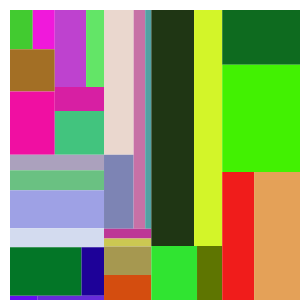
Frame 1 (no input)
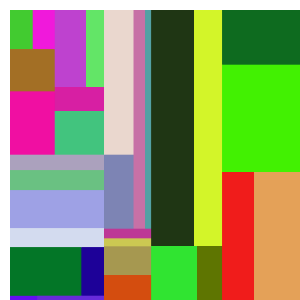
Frame 60 (no input)
Frame 120 (the mouse pressed at the canvas centre since frame 60): identical to frame 60, image omitted

The p5.js sketch that drew these frames (run headless with seeded random() and noise() and a simulated clock; from frame 60 on, the mouse is pressed at the canvas centre):

// p5.js sketch
// ── sketch.js
var Rects;


// 函数setup() ：准备阶段
function setup() 
{
	createCanvas(300,300);
	
	Rects = new Array();
	Rects[0] = 
		new rectangle(10,10,
			width-10,height-1,color(0,0,0));

	for(var i=0;i<5;i++)
	{
		Rects = evolveRects(Rects,200);
	}
	
}

// 函数draw()：作画阶段
function draw() {
	//fill(255,255,255,1);
	//rect(-10,-10,2*width,2*height);
	//drawCircle5(width/2,height/2,width*0.8);
	
	for(var i=0;i<Rects.length;i++)
	{
		Rects[i].draw();
	}
	print(Rects.length);
}

function evolveRects(R,minArea)
{
	RectsNew = new Array();
	print("R cnt:" + R.length);
	for(var i=0;i<R.length;i++)
	{
		var rvalue = random(0,1);
		var ratio = random(0.2,0.8);
		var a = R[i].area();
		if(a<minArea)
		{
			RectsNew.push(R[i]);
			continue;
		}
		if(rvalue>0.6)
		{
			var RL = R[i].splitHorL(ratio,randColor());
			var RR = R[i].splitHorR(ratio,randColor());
			RectsNew.push(RL);
			RectsNew.push(RR);
			//print("RL:" + RL);
			//print("RectsNew cnt:" + RectsNew.length);
		}
		else
		{
			var RT = R[i].splitVerT(ratio,randColor());
			var RB = R[i].splitVerB(ratio,randColor());
			RectsNew.push(RT);
			RectsNew.push(RB);
		}
	}
	//print("RectsNew cnt:" + RectsNew.length);
	return RectsNew;
}

function randColor()
{
	var cr = color(
		random(0,255),random(0,255),random(0,255));
	return cr;
}

function rectangle(x,y,w,h,cr)
{
	this.x = x;
	this.y = y;
	this.w = w;
	this.h = h;
	this.cr = cr;

	this.draw = function()
	{
		push();
		//rectMode()
		noStroke();
		fill(this.cr);
		rect(this.x,this.y,this.w,this.h);
		pop();
	}

	this.area = function()
	{
		var a = this.w*this.h;
		return a;
	}
	this.splitHorL = function(r01,cr)
	{
		var x0 = this.x;
		var y0 = this.y;
		var w0 = this.w*r01;
		var h0 = this.h;
		var RL = new rectangle(x0,y0,w0,h0,cr);
		return RL;
	}
	this.splitHorR = function(r01,cr)
	{
		var x1 = this.x + this.w*r01;
		var y1 = this.y;
		var w1 = this.w*(1-r01);
		var h1 = this.h;
		var RR = new rectangle(x1,y1,w1,h1,cr);
		return RR;
	}
	this.splitVerT = function(r01,cr)
	{
		var x1 = this.x;
		var y1 = this.y;
		var w1 = this.w;
		var h1 = this.h*r01;
		var RT = new rectangle(x1,y1,w1,h1,cr);
		return RT;
	}
	this.splitVerB = function(r01,cr)
	{
		var x1 = this.x;
		var y1 = this.y+this.h*r01;
		var w1 = this.w;
		var h1 = this.h*(1-r01);
		var RB = new rectangle(x1,y1,w1,h1,cr);
		return RB;
	}

}
